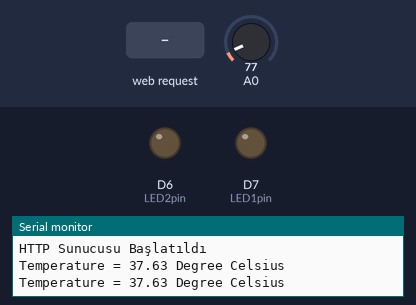
Recording of a sketch running on a simulated ESP8266 (NodeMCU). On the bench: output pins drawn as LEDs (lit = HIGH), the last lines printed to the serial monitor. The inputs (shaded band) are chosen by the test bench; at power-on: A0 = 77. WiFi joins after 1.5 s; servers stay silent unless stated.

Above: at 3.3 s.
3.4 s: HTTP request GET /led1on received
At 5.5 s:
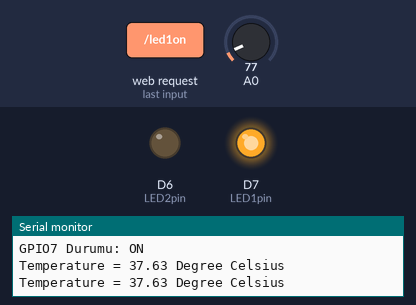
6.6 s: HTTP request GET /led2on received
At 9.0 s:
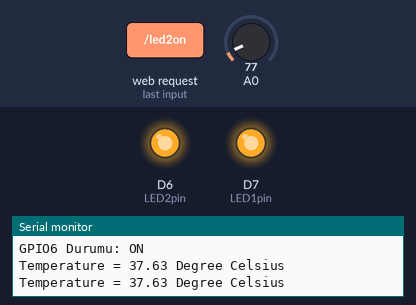
9.6 s: HTTP request GET /led1off received
At 11.4 s:
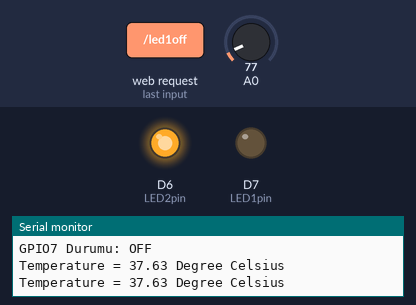
12.6 s: HTTP request GET /led2off received
At 14.9 s:
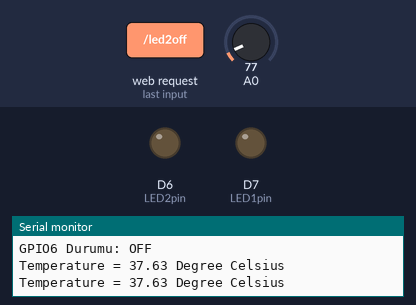
Timing chart, 0 to 16.4 s (numbered marks = the images above; inputs shaded):
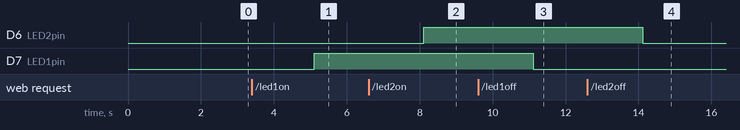

The sketch:

Smart_Plug.ino
```cpp
#include <ESP8266WiFi.h>
#include <ESP8266WebServer.h>

const char* ssid = "EddaNetwork23";  // Enter targeted WIFI name
const char* password = "Zeynepbora2";  //Enter targeted WIFI password

ESP8266WebServer server(80); //We created a webserver object by using port 80

uint8_t LED1pin = D7; //Selecting the pins
bool LED1status = LOW;

uint8_t LED2pin = D6;
bool LED2status = LOW;

void setup() {
  Serial.begin(115200);
  delay(100);
  pinMode(LED1pin, OUTPUT);//Setting the pins as output pins
  pinMode(LED2pin, OUTPUT);


  Serial.println(ssid);
  Serial.println(" Ağına Bağlanılıyor");


  WiFi.begin(ssid, password);//We access to wifi that has been specified earlier

  //We check if the connection is established
  while (WiFi.status() != WL_CONNECTED) {
  delay(1000);
  Serial.print("."); // Until the connection is established, we print dots to serial port
  }
  Serial.println("");
  Serial.println("Ağ Bağlantısı Sağlandı..!");
  Serial.print("IP Adresiniz: ");  Serial.println(WiFi.localIP()); //We learn the local IP from serial port and then we use the IP for browser access

  server.on("/", handle_OnConnect);
  server.on("/led1on", handle_led1on);
  server.on("/led1off", handle_led1off);
  server.on("/led2on", handle_led2on);
  server.on("/led2off", handle_led2off);
  server.onNotFound(handle_NotFound);

  server.begin(); //Start the server
  Serial.println("HTTP Sunucusu Başlatıldı");
}
float temp_val;
void loop() {
  server.handleClient();
  float temp_adc_val;
  temp_adc_val = analogRead(A0);  /* Read Temperature */
  temp_val = (temp_adc_val / 1023.0)*5000; /* Convert adc value to equivalent voltage */
  temp_val = (temp_val/10); /* LM35 gives output of 10mv/°C */
  Serial.print("Temperature = ");
  Serial.print(temp_val);
  Serial.print(" Degree Celsius\n");
  delay(1000);
  //Change the pin voltages according to relevant variables(HIGH or LOW)
  if(LED1status)
  {digitalWrite(LED1pin, HIGH);}
  else
  {digitalWrite(LED1pin, LOW);}

  if(LED2status)
  {digitalWrite(LED2pin, HIGH);}
  else
  {digitalWrite(LED2pin, LOW);}
}

void handle_OnConnect() {//Deafult entries
  LED1status = LOW;
  LED2status = LOW;
  Serial.println("GPIO7 Durumu: OFF | GPIO6 Durumu: OFF");
  server.send(200, "text/html", SendHTML(LED1status,LED2status)); //Updates the html codes
}

void handle_led1on() {//Updates the variables after button event on browser
  LED1status = HIGH;
  Serial.println("GPIO7 Durumu: ON");
  server.send(200, "text/html", SendHTML(true,LED2status)); //Updates the html codes
}

void handle_led1off() {//Updates the variables after button event on browser
  LED1status = LOW;
  Serial.println("GPIO7 Durumu: OFF");
  server.send(200, "text/html", SendHTML(false,LED2status)); //Updates the html codes
}

void handle_led2on() {//Updates the variables after button event on browser
  LED2status = HIGH;
  Serial.println("GPIO6 Durumu: ON");
  server.send(200, "text/html", SendHTML(LED1status,true)); //Updates the html codes
}

void handle_led2off() {//Updates the variables after button event on browser
  LED2status = LOW;
  Serial.println("GPIO6 Durumu: OFF");
  server.send(200, "text/html", SendHTML(LED1status,false)); //Updates the html codes
}

void handle_NotFound(){//404 not found case
  server.send(404, "text/plain", "Sayfa Bulunamadı");
}

String SendHTML(uint8_t led1stat,uint8_t led2stat){ // Updating the html codes
  String ptr = "<!DOCTYPE html> <html>\n";
  ptr+="<head><meta name=\"viewport\" content=\"width=device-width, initial-scale=1.0, user-scalable=no\"><meta http-equiv=\"Content-Type\" content=\"text/html;charset=UTF-8\"><title>Smart Plug Control Center</title>    <style>html {font-family: Helvetica;display: inline-block;            margin: 0px auto;            text-align: center;        }        body {            margin-top: 50px;            background-repeat:no-repeat;            background-image:url('https://images.pexels.com/photos/36717/amazing-animal-beautiful-beautifull.jpg?cs=srgb&dl=pexels-pixabay-36717.jpg&fm=jpg');            background-size: cover;        }        h1 {            color: #444444;            margin: 50px auto 30px;        }        h3 {            color: #444444;            margin-bottom: 50px;        }        .button {            display: block;            width: 80px;            background-color: #1abc9c;            border: none;            color: white;            padding: 13px 30px;            text-decoration: none;            font-size: 25px;            margin: 0px auto 35px;            cursor: pointer;            border-radius: 4px;        }        .button-on {            background-color: #1abc9c;        }        .button-on:active {            background-color: #16a085;        }        .button-off {            background-color: #ff0000;        }        .button-off:active {            background-color: #ff0000;        }        p {            font-size: 14px;            color: #888;            margin-bottom: 10px;        }        .mytext {    width: 300px;    margin: 0 auto;    margin-left: auto;    margin-right: auto;  }    </style></head><body> ";
  ptr+="<h1 style=\"color:rgb(255, 255, 255);\">Smart Plug Control Center</h1>";
  ptr+="<p style=\"color:rgb(255, 255, 255);\">" "Temperature: " + String(temp_val) +" °C" + "</p>";
  if(led1stat){
   ptr+="<p style=\"color:rgb(255, 255, 255);\">Smart Plug Status:</p> <a class=\"button button-off\" href=\"/led1off\">Off</a>\n";
  }
  else{ptr +="<p style=\"color:rgb(255, 255, 255);\">Smart Plug Status:</p><a class=\"button button-on\" href=\"/led1on\">On</a>\n";}

  /*if(led2stat){
  ptr +="<p style=\"color:rgb(255, 255, 255);\">LED2 Durum: On</p><a class=\"button button-off\" href=\"/led2off\">Off</a>\n";
  }
  else{
  ptr +="<p>LED2 Durum: Off</p><a class=\"button button-on\" href=\"/led2on\">On</a>\n";
  }*/
  ptr +="</body>\n";
  ptr +="</html>\n";
  return ptr;
}
```

Measured:
- after the input at 3.4 s, D7 (LED1pin): LOW → HIGH after 1.7 s
- after the input at 6.6 s, D6 (LED2pin): LOW → HIGH after 1.5 s
- after the input at 9.6 s, D7 (LED1pin): HIGH → LOW after 1.5 s
- after the input at 12.6 s, D6 (LED2pin): HIGH → LOW after 1.5 s
